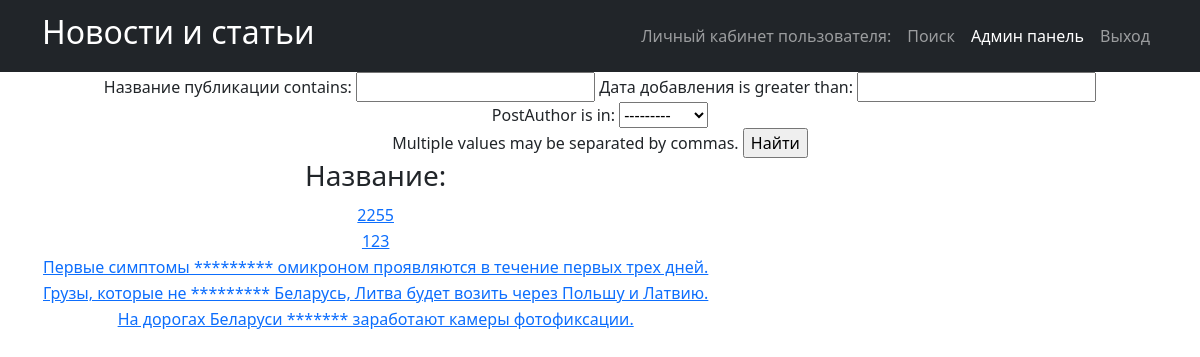
Page /news/search/ on the earlier database version.
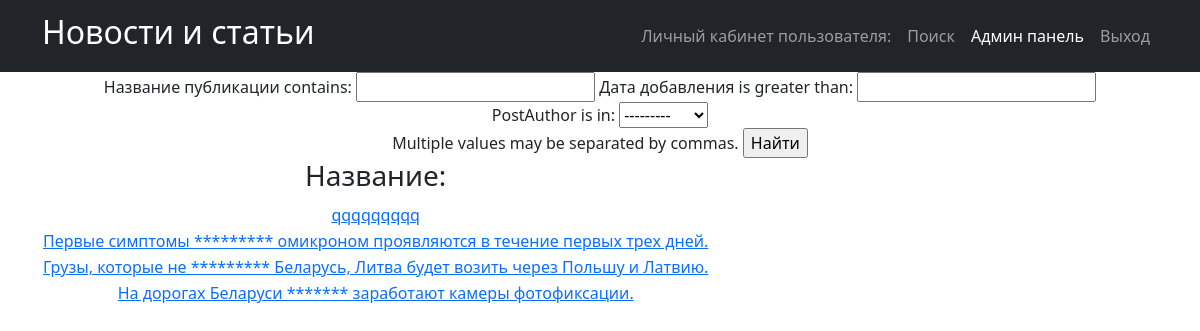
Same page on the later database version.
### news_portal/models.py (models this page shows, shortened)
class Post(models.Model):
    PostAuthor = models.ForeignKey(Author, on_delete=models.CASCADE)
    NEWS = 'NW'
    ARTICLE = 'AR'
    CATEGORIES = [
        ('NW', 'Новость'),
        ('AR', 'Статья')
    ]
    categoryType = models.CharField(max_length=2, choices=CATEGORIES)
    pubData = models.DateTimeField('дата добавления', auto_now_add=True)
    postCategory = models.ManyToManyField(Category, through='postCategory')
    postTitle = models.CharField('название публикации', max_length=255)
    postText = models.TextField('текст публикации')
    postRating = models.SmallIntegerField('рейтинг публикации', default=0)

### news_portal/views.py (the view)
# urls.py: path('search/', Postsearch.as_view()),
class Postsearch(ListView):
    model = Post
    template_name = 'search.html'
    context_object_name = 'news'
    queryset = Post.objects.order_by('-id')
    paginate_by = 1
    def get_context_data(self, **kwargs):
        context = super().get_context_data(**kwargs)
        context['filter'] = News_filter(self.request.GET, queryset=self.get_queryset())
        return context

### news_portal/models.py (called while the page is built)
    def __str__(self):
        return f'{self.authorUser.username}'

### news_portal/templatetags/censor.py (called while the page is built)
@register.filter(name='censor')
def censor(value):
    text = value.split()
    for word in text:
        if word.lower() in CENSOR:
            value = value.replace(word, '*' * len(word))
    return value

### templates/search.html (shortened to what this page needs)
{% extends 'flatpages/default.html' %}
{% load censor %}
{% block content %}
<form method="GET">
    {{ filter.form }}
    <input type="submit" value="Найти">
</form>
<table>
    <thead>
    <th>
    <h3>Название:</h3>
    </th>
    </thead>
      {% for new in filter.qs %}
    <tr>
    <td>
        <a href="{% url 'post_detail' new.id %}">{{ new.postTitle|censor }}</a>
    </td>
</tr>
    {% endfor %}
</table>
{% endblock content %}

Differences in the rows shown:
removed Post: postTitle|censor "2255"
removed Post: postTitle|censor "123"
added Post: postTitle|censor "qqqqqqqqq"
